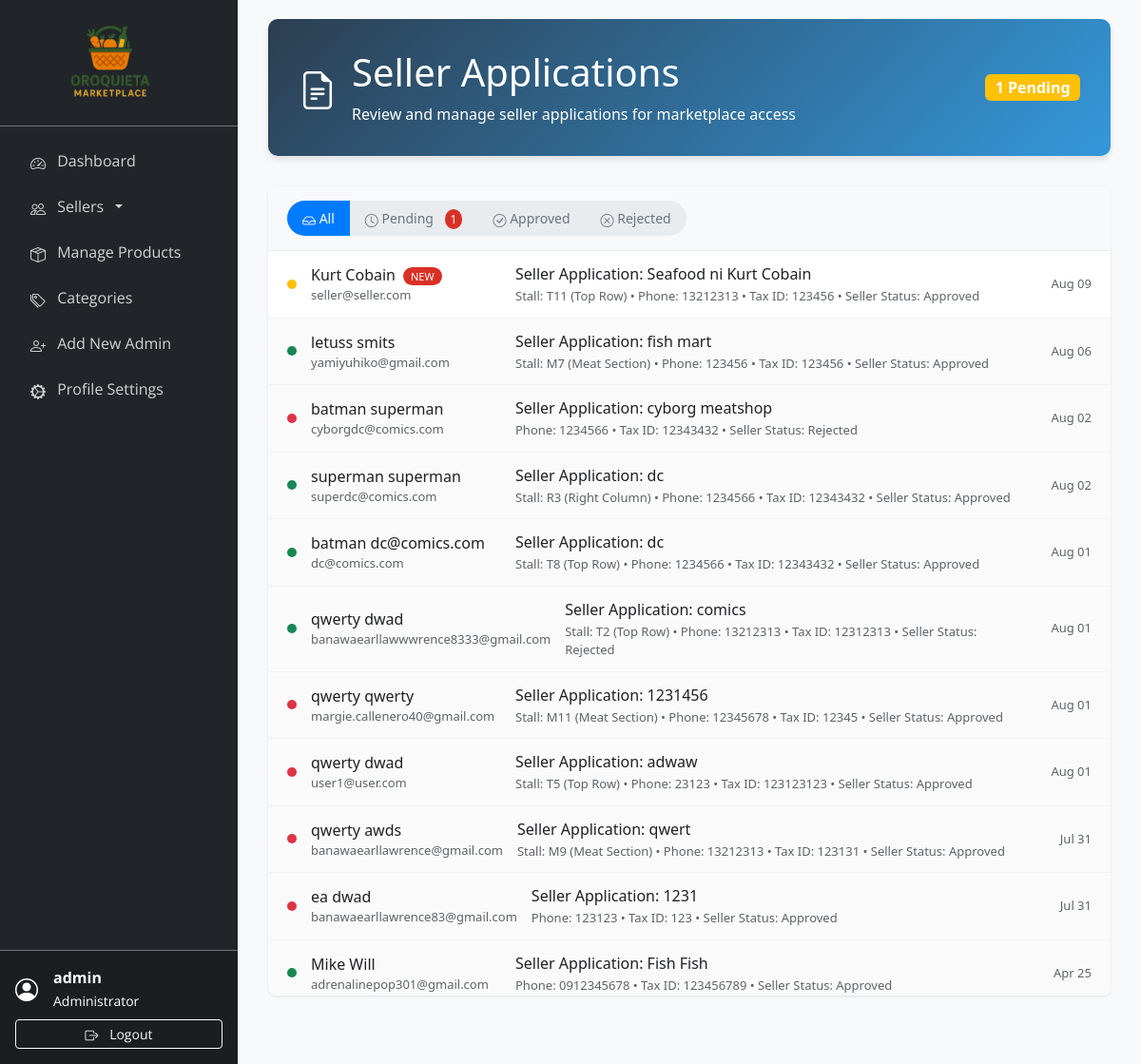
Before: /admin/seller_applications.php (signed in) with the older database file.
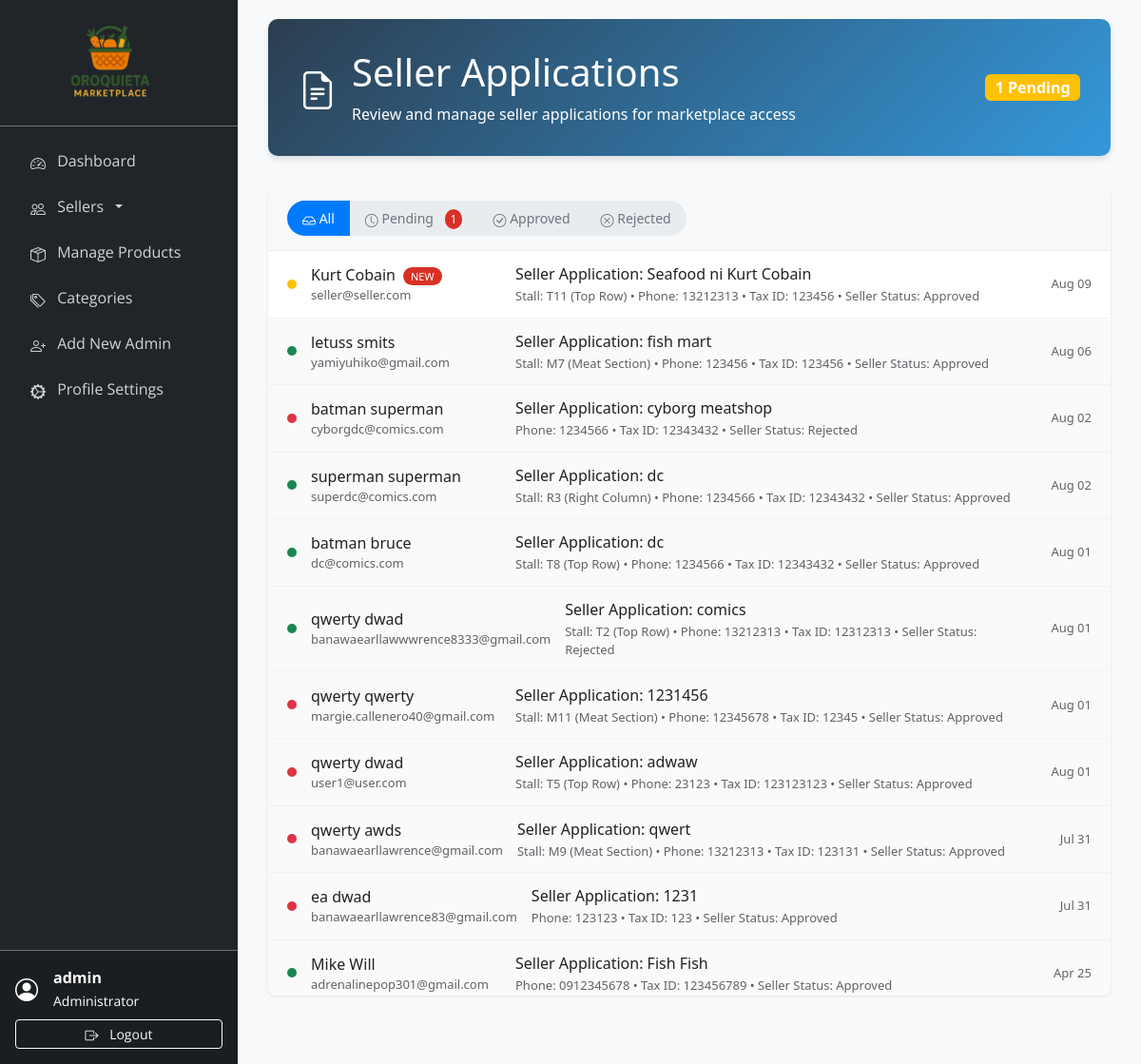
After: the same page with the newer database file.
### tables this page shows
CREATE TABLE `seller_applications` (
  `id` int(11) NOT NULL,
  `seller_id` int(11) NOT NULL,
  `business_name` varchar(255) NOT NULL,
  `business_phone` varchar(20) NOT NULL,
  `tax_id` varchar(50) DEFAULT NULL,
  `documents_submitted` text DEFAULT NULL,
  `selected_stall` varchar(10) DEFAULT NULL,
  `status` enum('pending','approved','rejected') DEFAULT 'pending',
  `admin_notes` text DEFAULT NULL,
  `created_at` timestamp NOT NULL DEFAULT current_timestamp(),
  `updated_at` timestamp NOT NULL DEFAULT current_timestamp() ON UPDATE current_timestamp()
);

CREATE TABLE `sellers` (
  `id` int(11) NOT NULL,
  `username` varchar(50) NOT NULL,
  `email` varchar(100) NOT NULL,
  `password` varchar(255) NOT NULL,
  `first_name` varchar(50) DEFAULT NULL,
  `last_name` varchar(50) DEFAULT NULL,
  `phone` varchar(20) DEFAULT NULL,
  `address` text DEFAULT NULL,
  `profile_image` varchar(255) DEFAULT NULL,
  `facebook_url` varchar(255) DEFAULT NULL,
  `is_active` tinyint(1) DEFAULT 1,
  `status` enum('pending','approved','rejected','suspended') DEFAULT 'pending',
  `created_at` timestamp NOT NULL DEFAULT current_timestamp(),
  `updated_at` timestamp NOT NULL DEFAULT current_timestamp() ON UPDATE current_timestamp()
);

### admin/seller_applications.php (the view, shortened to what the changed rows need)
<!DOCTYPE html>
<html lang="en">
<head>
    <link href="https://cdn.jsdelivr.net/npm/bootstrap@5.3.0/dist/css/bootstrap.min.css" rel="stylesheet">
    <link rel="stylesheet" href="https://cdn.jsdelivr.net/npm/bootstrap-icons@1.10.0/font/bootstrap-icons.css">
    <link rel="stylesheet" href="../assets/css/seller_applications.css">
</head>
<body>
    <?php include 'sidebar.php'; ?>
    <div class="main-content">
        <div class="container-fluid">
            <div class="page-header">
                <div class="d-flex align-items-center justify-content-between">
                    <div class="d-flex align-items-center">
                        <div>
                            <h1 class="mb-2">Seller Applications</h1>
                        </div>
                    </div>
                </div>
            </div>
            <div class="inbox-container">
                <div class="inbox-list" id="inboxList">
                    <?php
                    $sql = "SELECT sa.*, s.username, s.email as seller_email, s.phone, s.first_name, s.last_name, s.status as seller_status,
                                   st.stall_number, st.section, st.floor_number
                            FROM seller_applications sa
                            LEFT JOIN sellers s ON sa.seller_id = s.id
                            LEFT JOIN stall_applications sta ON sa.seller_id = sta.seller_id AND sta.status IN ('pending', 'approved')
                            LEFT JOIN stalls st ON sta.stall_id = st.id
                            ORDER BY sa.created_at DESC";
                    $stmt = $pdo->query($sql);
                    if ($stmt->rowCount() > 0) {
                        while ($row = $stmt->fetch()) {
                            $read_status = ($row['status'] == 'pending') ? 'unread' : 'read';
                            $business_name = $row['business_name'] ?? $row['username'] ?? 'N/A';
                            $owner_name = $row['bank_account_name'] ?? trim(($row['first_name'] ?? '') . ' ' . ($row['last_name'] ?? '')) ?: $row['username'] ?? 'N/A';
                            $email = $row['business_email'] ?? $row['seller_email'] ?? 'N/A';
                            $phone = $row['business_phone'] ?? $row['phone'] ?? 'N/A';
                            $preview_parts = [];
                            if ($row['stall_number']) {
                                $preview_parts[] = "Stall: {$row['stall_number']} ({$row['section']})";
                            }
                            $preview_parts[] = "Phone: {$phone}";
                            if ($row['tax_id']) {
                                $preview_parts[] = "Tax ID: {$row['tax_id']}";
                            }
                            if ($row['seller_status']) {
                                $preview_parts[] = "Seller Status: " . ucfirst($row['seller_status']);
                            }
                            $preview_text = implode(' • ', $preview_parts);
                            $timestamp = date('M d', strtotime($row['created_at']));
                            echo "<div class='inbox-item {$read_status}' data-status='{$row['status']}' onclick='viewApplication({$row['id']})'>";
                            echo "  <div class='status-dot {$row['status']}'></div>";
                            echo "  <div class='sender-info'>";
                            echo "    <div class='sender-name'>{$owner_name}";
                            echo "    </div>";
                            echo "    <div class='sender-email'>{$email}</div>";
                            echo "  </div>";
                            echo "  <div class='subject-preview'>";
                            echo "    <div class='subject'>Seller Application: {$business_name}</div>";
                            echo "    <div class='preview-text'>{$preview_text}</div>";
                            echo "  </div>";
                            echo "  <div class='timestamp'>{$timestamp}</div>";
                            echo "</div>";
                        }
                    } else {
                        echo "<div class='empty-inbox'>";
                        echo "  <i class='bi bi-inbox'></i>";
                        echo "  <h4>No applications yet</h4>";
                        echo "  <p>Seller applications will appear here when submitted.</p>";
                        echo "</div>";
                    }
                    ?>
                </div>
            </div>
        </div>
    </div>
</body>
</html>

Changed rows visible on the page:
changed through a linked row, seller_applications "dc@comics.com": seller.last_name "batman dc@comics.com" → "batman bruce"
